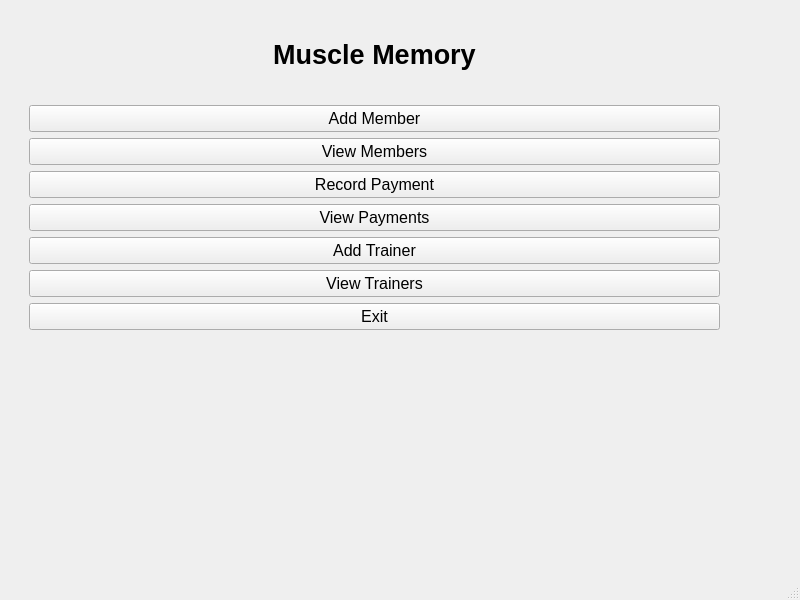
<?xml version="1.0" encoding="UTF-8"?>
<ui version="4.0">
 <class>MainWindow</class>
 <widget class="QMainWindow" name="MainWindow">
  <property name="geometry">
   <rect>
    <x>0</x>
    <y>0</y>
    <width>800</width>
    <height>600</height>
   </rect>
  </property>
  <property name="font">
   <font>
    <pointsize>12</pointsize>
   </font>
  </property>
  <property name="windowTitle">
   <string>MainWindow</string>
  </property>
  <widget class="QWidget" name="centralwidget">
   <widget class="QWidget" name="verticalLayoutWidget">
    <property name="geometry">
     <rect>
      <x>29</x>
      <y>9</y>
      <width>691</width>
      <height>321</height>
     </rect>
    </property>
    <layout class="QVBoxLayout" name="verticalLayout">
     <item>
      <widget class="QLabel" name="label">
       <property name="font">
        <font>
         <pointsize>20</pointsize>
         <bold>true</bold>
        </font>
       </property>
       <property name="text">
        <string>Muscle Memory</string>
       </property>
       <property name="alignment">
        <set>Qt::AlignmentFlag::AlignCenter</set>
       </property>
      </widget>
     </item>
     <item>
      <widget class="QPushButton" name="btnAddMember">
       <property name="text">
        <string>Add Member</string>
       </property>
      </widget>
     </item>
     <item>
      <widget class="QPushButton" name="btnViewMembers">
       <property name="text">
        <string>View Members</string>
       </property>
      </widget>
     </item>
     <item>
      <widget class="QPushButton" name="btnRecordPayment">
       <property name="text">
        <string>Record Payment</string>
       </property>
      </widget>
     </item>
     <item>
      <widget class="QPushButton" name="btnViewPayments">
       <property name="text">
        <string>View Payments</string>
       </property>
      </widget>
     </item>
     <item>
      <widget class="QPushButton" name="btnAddTrainer">
       <property name="text">
        <string>Add Trainer</string>
       </property>
      </widget>
     </item>
     <item>
      <widget class="QPushButton" name="btnViewTrainers">
       <property name="text">
        <string>View Trainers</string>
       </property>
      </widget>
     </item>
     <item>
      <widget class="QPushButton" name="btnExit">
       <property name="text">
        <string>Exit</string>
       </property>
      </widget>
     </item>
    </layout>
   </widget>
  </widget>
  <widget class="QStatusBar" name="statusbar"/>
 </widget>
 <resources/>
 <connections/>
</ui>
